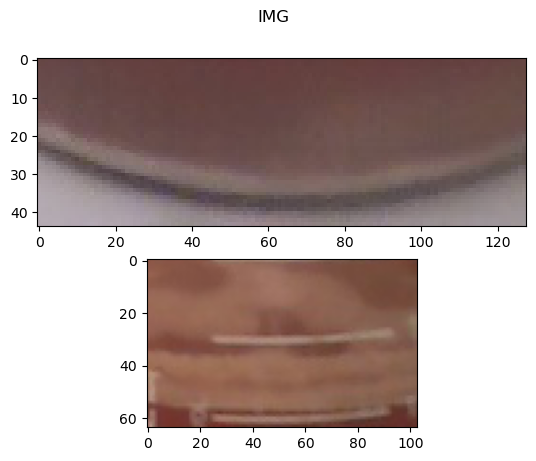
#> input picture PythonCode/testimages/fig.jpg, 536 x 461 px
$ python test2.py
#> lines starting #> are read from the running program, lines starting #| are printed output that depends on the picture
import cv2
import matplotlib.pyplot as plt
from matplotlib import colors
from matplotlib.colors import hsv_to_rgb
import numpy as np

# Load and display the image
img = cv2.imread('./testimages/fig.jpg')
#> img is the input picture: shape (461, 536, 3); mean B, G, R 164.3, 167.7, 183.3
img = cv2.cvtColor(img, cv2.COLOR_BGR2RGB)
plt.imshow(img)
plt.show()

r, g, b = cv2.split(img)
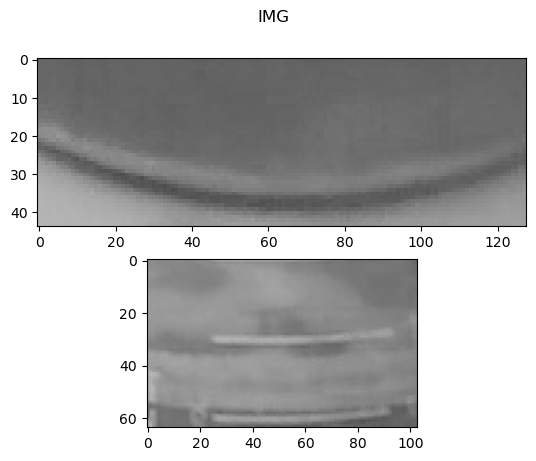
#> r: shape (461, 536); min 0, max 255, mean 183.3
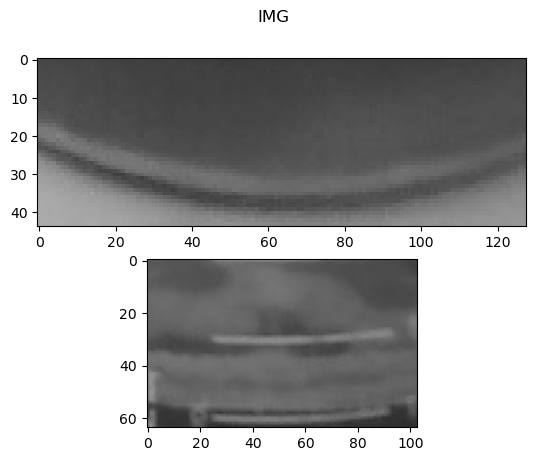
#> g: shape (461, 536); min 0, max 255, mean 167.7
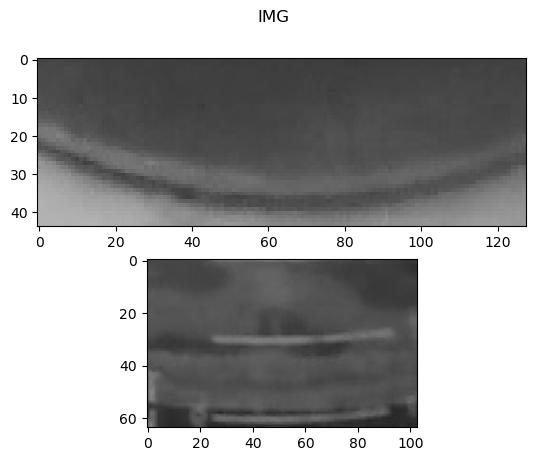
#> b: shape (461, 536); min 0, max 255, mean 164.3
fig = plt.figure()
axis = fig.add_subplot(1, 1, 1, projection="3d")

pixel_colors = img.reshape((np.shape(img)[0]*np.shape(img)[1], 3))
norm = colors.Normalize(vmin=-1.,vmax=1.)
norm.autoscale(pixel_colors)
pixel_colors = norm(pixel_colors).tolist()
#> pixel_colors = 247096 items

axis.scatter(r.flatten(), g.flatten(), b.flatten(), facecolors=pixel_colors, marker=".")
axis.set_xlabel("Red")
axis.set_ylabel("Green")
axis.set_zlabel("Blue")
plt.show()

# Convert the image to HSV
hsv_img = cv2.cvtColor(img, cv2.COLOR_RGB2HSV)
#> hsv_img: shape (461, 536, 3); mean H, S, V 16.8, 40.4, 183.3

h, s, v = cv2.split(hsv_img)
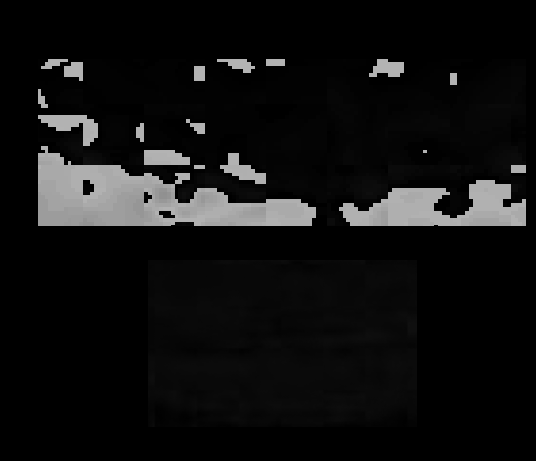
#> h: shape (461, 536); min 0, max 179, mean 16.8
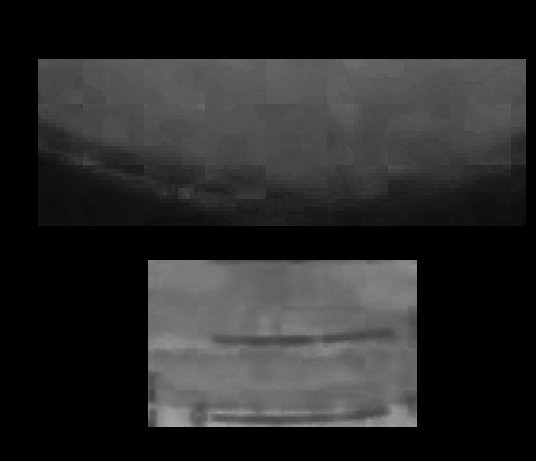
#> s: shape (461, 536); min 0, max 168, mean 40.4
fig = plt.figure()
axis = fig.add_subplot(1, 1, 1, projection="3d")

axis.scatter(h.flatten(), s.flatten(), v.flatten(), facecolors=pixel_colors, marker=".")
axis.set_xlabel("Hue")
axis.set_ylabel("Saturation")
axis.set_zlabel("Value")
plt.show()
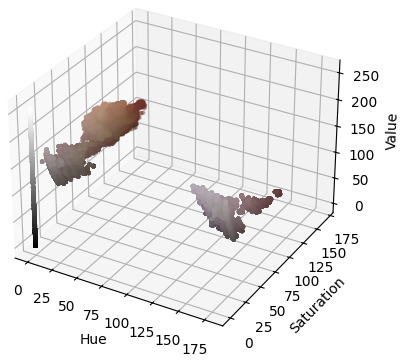
#> figure drawn by matplotlib, 1 panel

rgb_light_sediment = np.uint8([[[255, 255, 255]]])
rgb_dark_sediment = np.uint8([[[0, 0, 0]]])

# Convert the RGB color range to HSV
hsv_light_sediment = cv2.cvtColor(rgb_light_sediment, cv2.COLOR_RGB2HSV)
hsv_dark_sediment = cv2.cvtColor(rgb_dark_sediment, cv2.COLOR_RGB2HSV)

light_sediment = tuple(int(x) for x in hsv_light_sediment[0][0])
dark_sediment = tuple(int(x) for x in hsv_dark_sediment[0][0])

print("HSV Light sediment:", light_sediment)
print("HSV Dark sediment:", dark_sediment)

plt.subplot(1, 2, 1)
plt.imshow(hsv_to_rgb(np.full((10, 10, 3), light_sediment, dtype=np.uint8) / 255.0))
plt.subplot(1, 2, 2)
plt.imshow(hsv_to_rgb(np.full((10, 10, 3), dark_sediment, dtype=np.uint8) / 255.0))
plt.show()
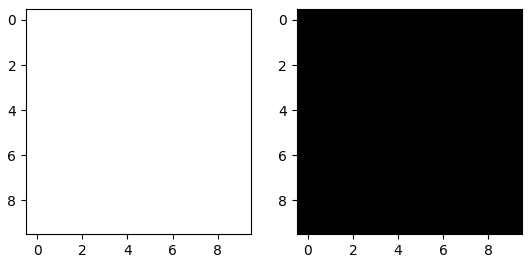
#> figure drawn by matplotlib, 2 panels

# Create the mask using the HSV color range
mask = cv2.inRange(hsv_img, light_sediment, dark_sediment)
#> mask: shape (461, 536); every value is 0

# Apply the mask to the original image
result = cv2.bitwise_and(img, img, mask=mask)
#> result: shape (461, 536, 3); every value is 0

# Display the mask and the resulting image
plt.subplot(1, 2, 1)
plt.imshow(mask, cmap="gray")
plt.subplot(1, 2, 2)
plt.imshow(result)
plt.show()

rgb_light_foam = np.uint8([[[255, 255, 255]]])
rgb_dark_foam = np.uint8([[[0, 0, 0]]])

# Convert the RGB color range to HSV
hsv_light_foam = cv2.cvtColor(rgb_light_foam, cv2.COLOR_RGB2HSV)
hsv_dark_foam = cv2.cvtColor(rgb_dark_foam, cv2.COLOR_RGB2HSV)

light_foam = tuple(int(x) for x in hsv_light_foam[0][0])
dark_foam = tuple(int(x) for x in hsv_dark_foam[0][0])

print("HSV Light foam:", light_foam)
print("HSV Dark foam:", dark_foam)

plt.subplot(1, 2, 1)
plt.imshow(hsv_to_rgb(np.full((10, 10, 3), light_foam, dtype=np.uint8) / 255.0))
plt.subplot(1, 2, 2)
plt.imshow(hsv_to_rgb(np.full((10, 10, 3), dark_foam, dtype=np.uint8) / 255.0))
plt.show()

# Create the mask using the HSV color range
mask = cv2.inRange(hsv_img, light_foam, dark_foam)

# Apply the mask to the original image
result = cv2.bitwise_and(img, img, mask=mask)

# Display the mask and the resulting image
plt.subplot(1, 2, 1)
plt.imshow(mask, cmap="gray")
plt.subplot(1, 2, 2)
plt.imshow(result)
plt.show()
